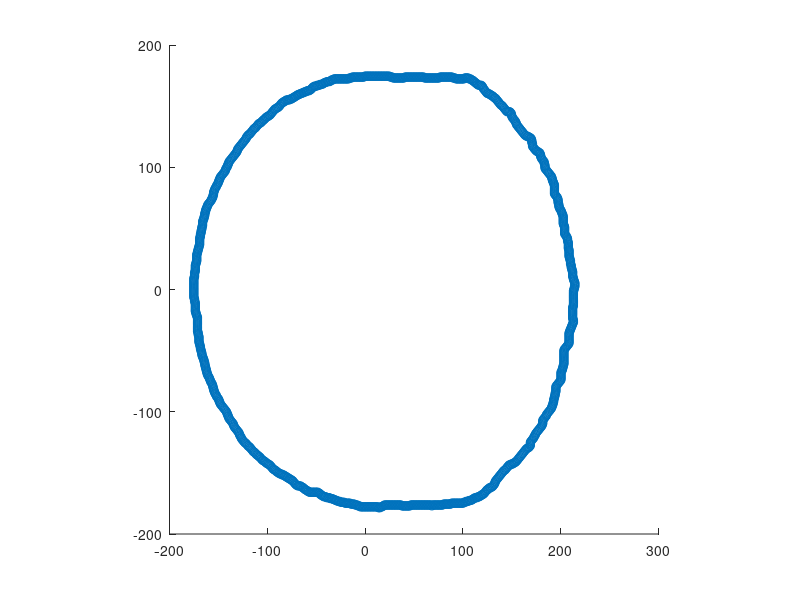

Reproduce this figure in MATLAB. (Note: this script raises an error after producing the figure.)
% This example shows how the coordinate points of the contact line can be used to create a Surface Evolver simulation
% file that will find the shape of the droplet.
% This example makes use of CLpoints.mat, which is calculated in Example 1.

%% Generate Surface Evolver simulation script *.fe
clc; clear all;

load('CLpoints.mat'); % XY points that define the CL in image coordinates.

% Convert CL points from image space to real-world coordinates.
imageCenter = [744.61 697.18]; % Determined from image calibration.
imgCal = 0.746366*10^-6; % m/px - Image calibration for the microscope camera used to obtain
Npts = 500; % Number of points to render CL with.

CLpoints2 = (CLpoints - imageCenter) * imgCal;
CLpoints3 = CLpoints2(round(linspace(1, length(CLpoints2), Npts)),:); % Reduce number of points representing the CL to Npts

gm = 72e-3; % N/m - Surface tension of water.
rd = 511e-6; % m - Radius of the droplet holding disk.
V  = 0.47763e-9; % m^3 - Volume of the droplet. (0.5e-9 m^3 == 1.5 µL) Determined, e.g., from side-view machine vision.
h  = 622e-6; % m - Height of the droplet, i.e. distance from disk to the sample.

%> WettingLibrary.SEPrepDiskToSample('frame1000.fe', CLpoints3, 0, rd, h, V, V, gm) % Run this manually to create SE file.

% Visualize
figure(41);
clf;
scatter(CLpoints2(:,1)*10^6, CLpoints2(:,2)*10^6);
pbaspect([1 1 1]);
xline(0);
yline(0);

xlabel("X (µm)");
ylabel("Y (µm)");


%% Read and plot results
clc; clear all;

calcData = readmatrix('frame1000_Output.txt'); % Retrieve data from Surface Evolver calculation.

ca = calcData(:,8);
phi = linspace(0, 360, length(ca));

figure(41);
plot(phi, ca);
xlim([0 360]);
ylim([-inf 180]);
xlabel('Azimuthal angle (°)');
ylabel('Contact angle');


















